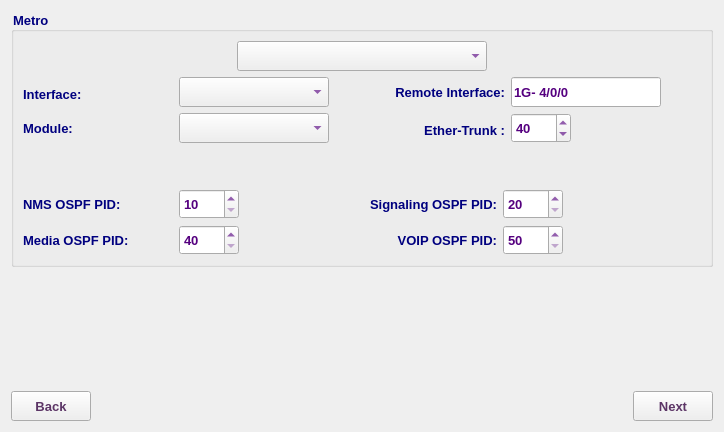
     <widget class="QWidget" name="metroTab">
      <attribute name="title">
       <string>metro</string>
      </attribute>
      <layout class="QVBoxLayout" name="verticalLayout_9">
       <item>
        <widget class="QGroupBox" name="groupBox_3">
         <property name="font">
          <font>
           <family>Tahoma</family>
           <pointsize>10</pointsize>
           <weight>75</weight>
           <bold>true</bold>
          </font>
         </property>
         <property name="styleSheet">
          <string notr="true">color: rgb(0, 0, 127);</string>
         </property>
         <property name="title">
          <string>Metro </string>
         </property>
         <layout class="QVBoxLayout" name="verticalLayout_4">
          <item>
           <layout class="QHBoxLayout" name="horizontalLayout_17">
            <item>
             <spacer name="horizontalSpacer_11">
              <property name="font">
               <font>
                <family>Tahoma</family>
                <pointsize>10</pointsize>
               </font>
              </property>
              <property name="orientation">
               <enum>Qt::Horizontal</enum>
              </property>
              <property name="sizeHint" stdset="0">
               <size>
                <width>40</width>
                <height>20</height>
               </size>
              </property>
             </spacer>
            </item>
            <item>
             <widget class="QComboBox" name="metroCB">
              <property name="sizePolicy">
               <sizepolicy hsizetype="Preferred" vsizetype="Preferred">
                <horstretch>0</horstretch>
                <verstretch>0</verstretch>
               </sizepolicy>
              </property>
              <property name="minimumSize">
               <size>
                <width>250</width>
                <height>30</height>
               </size>
              </property>
              <property name="maximumSize">
               <size>
                <width>250</width>
                <height>30</height>
               </size>
              </property>
              <property name="font">
               <font>
                <family>Tahoma</family>
                <pointsize>10</pointsize>
                <weight>75</weight>
                <bold>true</bold>
               </font>
              </property>
              <property name="styleSheet">
               <string notr="true">color: rgb(85, 0, 127);</string>
              </property>
             </widget>
            </item>
            <item>
             <spacer name="horizontalSpacer_13">
              <property name="font">
               <font>
                <family>Tahoma</family>
                <pointsize>10</pointsize>
               </font>
              </property>
              <property name="orientation">
               <enum>Qt::Horizontal</enum>
              </property>
              <property name="sizeHint" stdset="0">
               <size>
                <width>40</width>
                <height>20</height>
               </size>
              </property>
             </spacer>
            </item>
           </layout>
          </item>
          <item>
           <layout class="QHBoxLayout" name="horizontalLayout_12">
            <item>
             <widget class="QLabel" name="label_10">
              <property name="minimumSize">
               <size>
                <width>150</width>
                <height>30</height>
               </size>
              </property>
              <property name="maximumSize">
               <size>
                <width>150</width>
                <height>25</height>
               </size>
              </property>
              <property name="font">
               <font>
                <family>Tahoma</family>
                <pointsize>10</pointsize>
                <weight>75</weight>
                <bold>true</bold>
               </font>
              </property>
              <property name="text">
               <string>Interface:</string>
              </property>
             </widget>
            </item>
            <item>
             <widget class="QComboBox" name="metroIntCB">
              <property name="minimumSize">
               <size>
                <width>150</width>
                <height>30</height>
               </size>
              </property>
              <property name="maximumSize">
               <size>
                <width>150</width>
                <height>30</height>
               </size>
              </property>
              <property name="font">
               <font>
                <family>Tahoma</family>
                <pointsize>10</pointsize>
                <weight>75</weight>
                <bold>true</bold>
               </font>
              </property>
              <property name="styleSheet">
               <string notr="true">color: rgb(85, 0, 127);</string>
              </property>
             </widget>
            </item>
            <item>
             <widget class="QLabel" name="label_20">
              <property name="minimumSize">
               <size>
                <width>170</width>
                <height>30</height>
               </size>
              </property>
              <property name="maximumSize">
               <size>
                <width>170</width>
                <height>30</height>
               </size>
              </property>
              <property name="font">
               <font>
                <family>Tahoma</family>
                <pointsize>10</pointsize>
                <weight>75</weight>
                <bold>true</bold>
               </font>
              </property>
              <property name="text">
               <string>Remote Interface:</string>
              </property>
              <property name="alignment">
               <set>Qt::AlignRight|Qt::AlignTrailing|Qt::AlignVCenter</set>
              </property>
             </widget>
            </item>
            <item>
             <widget class="QLineEdit" name="metroRemoteIntLE">
              <property name="minimumSize">
               <size>
                <width>150</width>
                <height>30</height>
               </size>
              </property>
              <property name="maximumSize">
               <size>
                <width>150</width>
                <height>30</height>
               </size>
              </property>
              <property name="font">
               <font>
                <family>Tahoma</family>
                <pointsize>10</pointsize>
                <weight>75</weight>
                <bold>true</bold>
               </font>
              </property>
              <property name="styleSheet">
               <string notr="true">color: rgb(85, 0, 127);</string>
              </property>
              <property name="text">
               <string>1G- 4/0/0</string>
              </property>
              <property name="placeholderText">
               <string>1G-4/0/0</string>
              </property>
             </widget>
            </item>
            <item>
             <spacer name="horizontalSpacer_29">
              <property name="orientation">
               <enum>Qt::Horizontal</enum>
              </property>
              <property name="sizeHint" stdset="0">
               <size>
                <width>40</width>
                <height>20</height>
               </size>
              </property>
             </spacer>
            </item>
           </layout>
          </item>
          <item>
           <layout class="QHBoxLayout" name="horizontalLayout_13">
            <item>
             <widget class="QLabel" name="label_11">
              <property name="minimumSize">
               <size>
                <width>150</width>
                <height>30</height>
               </size>
              </property>
              <property name="maximumSize">
               <size>
                <width>150</width>
                <height>30</height>
               </size>
              </property>
              <property name="font">
               <font>
                <family>Tahoma</family>
                <pointsize>10</pointsize>
                <weight>75</weight>
                <bold>true</bold>
               </font>
              </property>
              <property name="text">
               <string>Module:</string>
              </property>
              <property name="alignment">
               <set>Qt::AlignLeading|Qt::AlignLeft|Qt::AlignVCenter</set>
              </property>
             </widget>
            </item>
            <item>
             <widget class="QComboBox" name="metroModCB">
              <property name="sizePolicy">
               <sizepolicy hsizetype="Preferred" vsizetype="Preferred">
                <horstretch>0</horstretch>
                <verstretch>0</verstretch>
               </sizepolicy>
              </property>
              <property name="minimumSize">
               <size>
                <width>150</width>
                <height>30</height>
               </size>
              </property>
              <property name="maximumSize">
               <size>
                <width>150</width>
                <height>30</height>
               </size>
              </property>
              <property name="font">
               <font>
                <family>Tahoma</family>
                <pointsize>10</pointsize>
                <weight>75</weight>
                <bold>true</bold>
               </font>
              </property>
              <property name="styleSheet">
               <string notr="true">color: rgb(85, 0, 127);</string>
              </property>
             </widget>
            </item>
            <item>
             <widget class="QLabel" name="label_12">
              <property name="minimumSize">
               <size>
                <width>170</width>
                <height>30</height>
               </size>
              </property>
              <property name="maximumSize">
               <size>
                <width>170</width>
                <height>25</height>
               </size>
              </property>
              <property name="font">
               <font>
                <family>Tahoma</family>
                <pointsize>10</pointsize>
                <weight>75</weight>
                <bold>true</bold>
               </font>
              </property>
              <property name="text">
               <string>Ether-Trunk :</string>
              </property>
              <property name="alignment">
               <set>Qt::AlignRight|Qt::AlignTrailing|Qt::AlignVCenter</set>
              </property>
             </widget>
            </item>
            <item>
             <widget class="QSpinBox" name="metroEthSB">
              <property name="minimumSize">
               <size>
                <width>60</width>
                <height>30</height>
               </size>
              </property>
              <property name="maximumSize">
               <size>
                <width>16777215</width>
                <height>30</height>
               </size>
              </property>
              <property name="font">
               <font>
                <family>Tahoma</family>
                <pointsize>10</pointsize>
                <weight>75</weight>
                <bold>true</bold>
               </font>
              </property>
              <property name="styleSheet">
               <string notr="true">color: rgb(85, 0, 127);</string>
              </property>
              <property name="maximum">
               <number>1000</number>
              </property>
              <property name="value">
               <number>40</number>
              </property>
             </widget>
            </item>
            <item>
             <spacer name="horizontalSpacer_10">
              <property name="font">
               <font>
                <family>Tahoma</family>
                <pointsize>10</pointsize>
               </font>
              </property>
              <property name="orientation">
               <enum>Qt::Horizontal</enum>
              </property>
              <property name="sizeHint" stdset="0">
               <size>
                <width>40</width>
                <height>20</height>
               </size>
              </property>
             </spacer>
            </item>
           </layout>
          </item>
          <item>
           <spacer name="verticalSpacer_5">
            <property name="orientation">
             <enum>Qt::Vertical</enum>
            </property>
            <property name="sizeHint" stdset="0">
             <size>
              <width>20</width>
              <height>40</height>
             </size>
            </property>
           </spacer>
          </item>
          <item>
           <layout class="QHBoxLayout" name="horizontalLayout_15">
            <item>
             <widget class="QLabel" name="label_14">
              <property name="minimumSize">
               <size>
                <width>150</width>
                <height>25</height>
               </size>
              </property>
              <property name="maximumSize">
               <size>
                <width>150</width>
                <height>30</height>
               </size>
              </property>
              <property name="font">
               <font>
                <family>Tahoma</family>
                <pointsize>10</pointsize>
                <weight>75</weight>
                <bold>true</bold>
               </font>
              </property>
              <property name="text">
               <string>NMS OSPF PID:</string>
              </property>
             </widget>
            </item>
            <item>
             <widget class="QSpinBox" name="nmsOspfPidSB">
              <property name="minimumSize">
               <size>
                <width>60</width>
                <height>30</height>
               </size>
              </property>
              <property name="maximumSize">
               <size>
                <width>16777215</width>
                <height>30</height>
               </size>
              </property>
              <property name="font">
               <font>
                <family>Tahoma</family>
                <pointsize>10</pointsize>
                <weight>75</weight>
                <bold>true</bold>
               </font>
              </property>
              <property name="styleSheet">
               <string notr="true">color: rgb(85, 0, 127);</string>
              </property>
              <property name="minimum">
               <number>10</number>
              </property>
              <property name="maximum">
               <number>19</number>
              </property>
             </widget>
            </item>
            <item>
             <spacer name="horizontalSpacer_18">
              <property name="orientation">
               <enum>Qt::Horizontal</enum>
              </property>
              <property name="sizeType">
               <enum>QSizePolicy::Minimum</enum>
              </property>
              <property name="sizeHint" stdset="0">
               <size>
                <width>20</width>
                <height>20</height>
               </size>
              </property>
             </spacer>
            </item>
            <item>
             <widget class="QLabel" name="label_15">
              <property name="minimumSize">
               <size>
                <width>232</width>
                <height>25</height>
               </size>
              </property>
              <property name="maximumSize">
               <size>
                <width>232</width>
                <height>30</height>
               </size>
              </property>
              <property name="font">
               <font>
                <family>Tahoma</family>
                <pointsize>10</pointsize>
                <weight>75</weight>
                <bold>true</bold>
               </font>
              </property>
              <property name="text">
               <string>Signaling OSPF PID:</string>
              </property>
              <property name="alignment">
               <set>Qt::AlignRight|Qt::AlignTrailing|Qt::AlignVCenter</set>
              </property>
             </widget>
            </item>
            <item>
             <widget class="QSpinBox" name="sigOspfPidSB">
              <property name="minimumSize">
               <size>
                <width>60</width>
                <height>30</height>
               </size>
              </property>
              <property name="maximumSize">
               <size>
                <width>16777215</width>
                <height>30</height>
               </size>
              </property>
              <property name="font">
               <font>
                <family>Tahoma</family>
                <pointsize>10</pointsize>
                <weight>75</weight>
                <bold>true</bold>
               </font>
              </property>
              <property name="styleSheet">
               <string notr="true">color: rgb(85, 0, 127);</string>
              </property>
              <property name="minimum">
               <number>20</number>
              </property>
              <property name="maximum">
               <number>29</number>
              </property>
             </widget>
            </item>
            <item>
             <spacer name="horizontalSpacer_16">
              <property name="font">
               <font>
                <family>Tahoma</family>
                <pointsize>10</pointsize>
               </font>
              </property>
              <property name="orientation">
               <enum>Qt::Horizontal</enum>
              </property>
              <property name="sizeHint" stdset="0">
               <size>
                <width>40</width>
                <height>20</height>
               </size>
              </property>
             </spacer>
            </item>
           </layout>
          </item>
          <item>
           <layout class="QHBoxLayout" name="horizontalLayout_16">
            <item>
             <widget class="QLabel" name="label_16">
              <property name="minimumSize">
               <size>
                <width>150</width>
                <height>25</height>
               </size>
              </property>
              <property name="maximumSize">
               <size>
                <width>150</width>
                <height>30</height>
               </size>
              </property>
              <property name="font">
               <font>
                <family>Tahoma</family>
                <pointsize>10</pointsize>
                <weight>75</weight>
                <bold>true</bold>
               </font>
              </property>
              <property name="text">
               <string>Media OSPF PID:</string>
              </property>
             </widget>
            </item>
            <item>
             <widget class="QSpinBox" name="mediaOspfPidSB">
              <property name="minimumSize">
               <size>
                <width>60</width>
                <height>30</height>
               </size>
              </property>
              <property name="maximumSize">
               <size>
                <width>16777215</width>
                <height>30</height>
               </size>
              </property>
              <property name="font">
               <font>
                <family>Tahoma</family>
                <pointsize>10</pointsize>
                <weight>75</weight>
                <bold>true</bold>
               </font>
              </property>
              <property name="styleSheet">
               <string notr="true">color: rgb(85, 0, 127);</string>
              </property>
              <property name="minimum">
               <number>40</number>
              </property>
              <property name="maximum">
               <number>49</number>
              </property>
             </widget>
            </item>
            <item>
             <spacer name="horizontalSpacer_19">
              <property name="orientation">
               <enum>Qt::Horizontal</enum>
              </property>
              <property name="sizeType">
               <enum>QSizePolicy::Minimum</enum>
              </property>
              <property name="sizeHint" stdset="0">
               <size>
                <width>20</width>
                <height>20</height>
               </size>
              </property>
             </spacer>
            </item>
            <item>
             <widget class="QLabel" name="label_17">
              <property name="minimumSize">
               <size>
                <width>232</width>
                <height>25</height>
               </size>
              </property>
              <property name="maximumSize">
               <size>
                <width>232</width>
                <height>30</height>
               </size>
              </property>
              <property name="font">
               <font>
                <family>Tahoma</family>
                <pointsize>10</pointsize>
                <weight>75</weight>
                <bold>true</bold>
               </font>
              </property>
              <property name="text">
               <string>VOIP OSPF PID:</string>
              </property>
              <property name="alignment">
               <set>Qt::AlignRight|Qt::AlignTrailing|Qt::AlignVCenter</set>
              </property>
             </widget>
            </item>
            <item>
             <widget class="QSpinBox" name="voipOspfPidSB">
              <property name="minimumSize">
               <size>
                <width>60</width>
                <height>30</height>
               </size>
              </property>
              <property name="maximumSize">
               <size>
                <width>16777215</width>
                <height>30</height>
               </size>
              </property>
              <property name="font">
               <font>
                <family>Tahoma</family>
                <pointsize>10</pointsize>
                <weight>75</weight>
                <bold>true</bold>
               </font>
              </property>
              <property name="styleSheet">
               <string notr="true">color: rgb(85, 0, 127);</string>
              </property>
              <property name="minimum">
               <number>50</number>
              </property>
              <property name="maximum">
               <number>59</number>
              </property>
             </widget>
            </item>
            <item>
             <spacer name="horizontalSpacer_17">
              <property name="font">
               <font>
                <family>Tahoma</family>
                <pointsize>10</pointsize>
               </font>
              </property>
              <property name="orientation">
               <enum>Qt::Horizontal</enum>
              </property>
              <property name="sizeHint" stdset="0">
               <size>
                <width>40</width>
                <height>20</height>
               </size>
              </property>
             </spacer>
            </item>
           </layout>
          </item>
         </layout>
        </widget>
       </item>
       <item>
        <spacer name="verticalSpacer_3">
         <property name="orientation">
          <enum>Qt::Vertical</enum>
         </property>
         <property name="sizeHint" stdset="0">
          <size>
           <width>20</width>
           <height>118</height>
          </size>
         </property>
        </spacer>
       </item>
       <item>
        <layout class="QHBoxLayout" name="horizontalLayout_24">
         <item>
          <widget class="QPushButton" name="metroBackBtn">
           <property name="enabled">
            <bool>true</bool>
           </property>
           <property name="sizePolicy">
            <sizepolicy hsizetype="Preferred" vsizetype="Preferred">
             <horstretch>0</horstretch>
             <verstretch>0</verstretch>
            </sizepolicy>
           </property>
           <property name="minimumSize">
            <size>
             <width>70</width>
             <height>30</height>
            </size>
           </property>
           <property name="maximumSize">
            <size>
             <width>200</width>
             <height>30</height>
            </size>
           </property>
           <property name="font">
            <font>
             <family>Tahoma</family>
             <pointsize>10</pointsize>
             <weight>75</weight>
             <bold>true</bold>
            </font>
           </property>
           <property name="styleSheet">
            <string notr="true">color: rgb(92, 53, 102);</string>
           </property>
           <property name="text">
            <string>Back</string>
           </property>
           <property name="icon">
            <iconset resource="../../../../image.qrc">
             <normaloff>:/Image/back.png</normaloff>:/Image/back.png</iconset>
           </property>
           <property name="iconSize">
            <size>
             <width>20</width>
             <height>20</height>
            </size>
           </property>
          </widget>
         </item>
         <item>
          <spacer name="horizontalSpacer_28">
           <property name="font">
            <font>
             <family>Tahoma</family>
             <pointsize>10</pointsize>
            </font>
           </property>
           <property name="orientation">
            <enum>Qt::Horizontal</enum>
           </property>
           <property name="sizeHint" stdset="0">
            <size>
             <width>40</width>
             <height>20</height>
            </size>
           </property>
          </spacer>
         </item>
         <item>
          <widget class="QPushButton" name="metroNextBtn">
           <property name="enabled">
            <bool>true</bool>
           </property>
           <property name="sizePolicy">
            <sizepolicy hsizetype="Preferred" vsizetype="Preferred">
             <horstretch>0</horstretch>
             <verstretch>0</verstretch>
            </sizepolicy>
           </property>
           <property name="minimumSize">
            <size>
             <width>70</width>
             <height>30</height>
            </size>
           </property>
           <property name="maximumSize">
            <size>
             <width>200</width>
             <height>30</height>
            </size>
           </property>
           <property name="font">
            <font>
             <family>Tahoma</family>
             <pointsize>10</pointsize>
             <weight>75</weight>
             <bold>true</bold>
            </font>
           </property>
           <property name="styleSheet">
            <string notr="true">color: rgb(92, 53, 102);</string>
           </property>
           <property name="text">
            <string>Next</string>
           </property>
           <property name="icon">
            <iconset resource="../../../../image.qrc">
             <normaloff>:/Image/next.png</normaloff>:/Image/next.png</iconset>
           </property>
           <property name="iconSize">
            <size>
             <width>20</width>
             <height>20</height>
            </size>
           </property>
          </widget>
         </item>
        </layout>
       </item>
      </layout>
     </widget>
